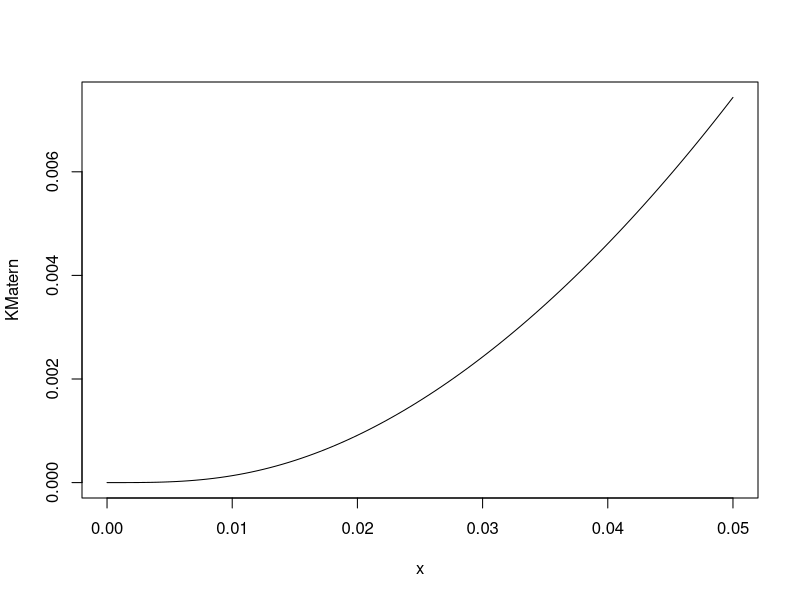
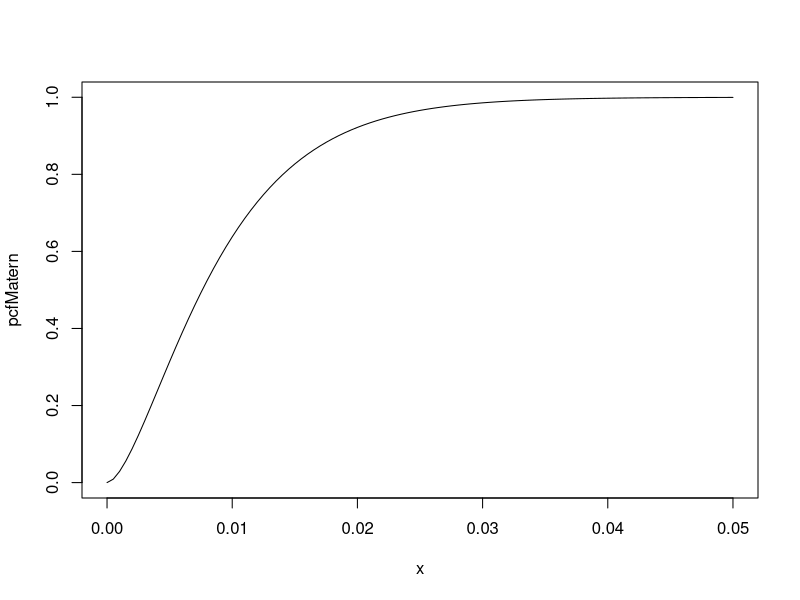

Source code (R) for these figures, in order:
library(spatstat)


### Name: Kmodel.dppm
### Title: K-function or Pair Correlation Function of a Determinantal Point
###   Process Model
### Aliases: Kmodel.detpointprocfamily pcfmodel.detpointprocfamily
###   Kmodel.dppm pcfmodel.dppm

### ** Examples

  model <- dppMatern(lambda=100, alpha=.01, nu=1, d=2)
  KMatern <- Kmodel(model)
  pcfMatern <- pcfmodel(model)
  plot(KMatern, xlim = c(0,0.05))
  plot(pcfMatern, xlim = c(0,0.05))
